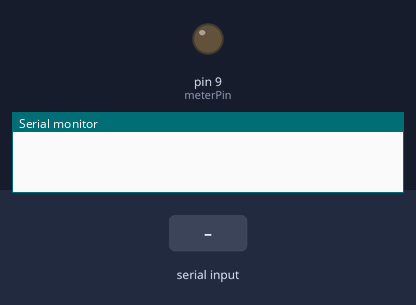
Bench run of a sketch on a simulated Arduino Uno, built with avr-gcc and run on an emulated ATmega328P. On the bench: output pins drawn as LEDs (lit = HIGH), the last lines printed to the serial monitor. Inputs (shaded band) come from the test bench.

Above: at 1.2 s.
1.3 s: byte 30 received over Serial
At 1.7 s:
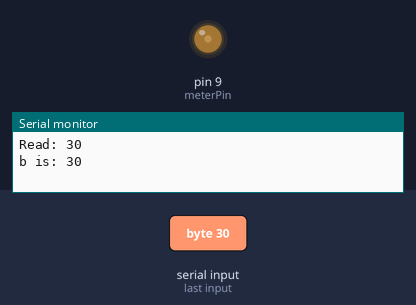
2.8 s: byte 90 received over Serial
At 4.0 s:
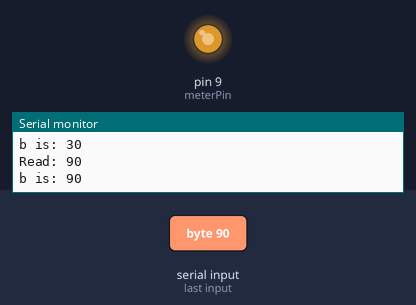
4.3 s: byte 120 received over Serial
At 5.1 s:
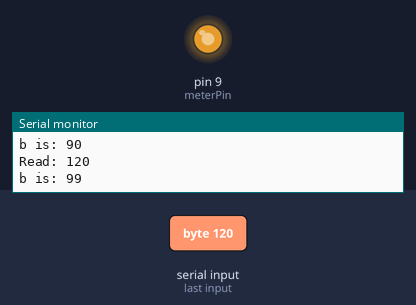
Timing chart, 0 to 7.3 s (numbered marks = the images above; inputs shaded):
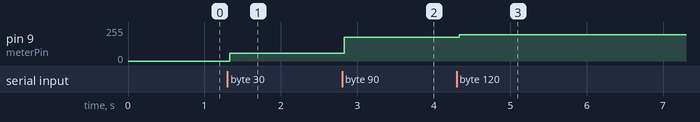

The sketch:

progressMeter.ino
```cpp
// (licence header left out)
int meterPin = 9;
int value = 0;

void setup() {
  Serial.begin(9600);
}

void loop() {
  value = readSerial();
  if (value != 255) {
    setMeter(meterPin, value);
  }
  //Serial.println(value);
  value = 255;
}

int readSerial() {
  //calibration constants
  int maxVal = 255;
  int minVal = 0;
  byte b = 255;
  if (Serial.available() > 0) {
    b = Serial.read();
    Serial.print("Read: "); //debug
    Serial.println(b); //debug
    if (b > 99) {
      b = 99;
    }
    if (b < 0 ) {
      b = 0;
    }
  }
  int multiplier = (maxVal / 100);
  int setVal = 255;
  if (b != 255) {
    Serial.print("b is: "); //debug
    Serial.println(b); //debug
    setVal = (multiplier * b);
    if (setVal > maxVal) {
      setVal = maxVal;
    }
    if (setVal < minVal) {
      setVal = minVal;
    }
  }
  //Serial.println(setVal);
  return setVal;
}

void setMeter(int pin, int value) {
  delay(30);
  analogWrite(pin, value);
}
```

Measured:
- after the input at 1.3 s, pin 9 (meterPin): 0/255 → 60/255 at once
- after the input at 2.8 s, pin 9 (meterPin): 60/255 → 180/255 at once
- after the input at 4.3 s, pin 9 (meterPin): 180/255 → 198/255 at once
